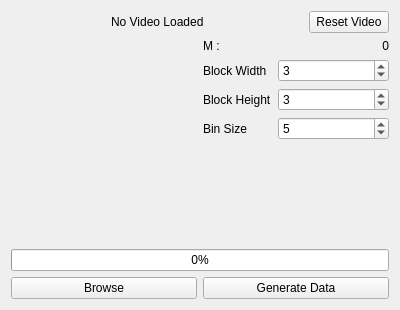
<?xml version="1.0" encoding="UTF-8"?>
<ui version="4.0">
 <class>VideoLoadWidget</class>
 <widget class="QWidget" name="VideoLoadWidget">
  <property name="geometry">
   <rect>
    <x>0</x>
    <y>0</y>
    <width>400</width>
    <height>310</height>
   </rect>
  </property>
  <property name="windowTitle">
   <string>Form</string>
  </property>
  <layout class="QVBoxLayout" name="verticalLayout">
   <item>
    <layout class="QHBoxLayout" name="horizontalLayout_3">
     <item>
      <spacer name="horizontalSpacer_5">
       <property name="orientation">
        <enum>Qt::Horizontal</enum>
       </property>
       <property name="sizeHint" stdset="0">
        <size>
         <width>40</width>
         <height>20</height>
        </size>
       </property>
      </spacer>
     </item>
     <item>
      <widget class="QLabel" name="label">
       <property name="text">
        <string>No Video Loaded</string>
       </property>
      </widget>
     </item>
     <item>
      <spacer name="horizontalSpacer_3">
       <property name="orientation">
        <enum>Qt::Horizontal</enum>
       </property>
       <property name="sizeHint" stdset="0">
        <size>
         <width>40</width>
         <height>20</height>
        </size>
       </property>
      </spacer>
     </item>
     <item>
      <widget class="QPushButton" name="resetButton">
       <property name="text">
        <string>Reset Video</string>
       </property>
      </widget>
     </item>
    </layout>
   </item>
   <item>
    <layout class="QHBoxLayout" name="mainBox">
     <item>
      <widget class="QWidget" name="testWidget" native="true"/>
     </item>
     <item>
      <layout class="QFormLayout" name="formLayout">
       <item row="2" column="0">
        <widget class="QLabel" name="widthLabel">
         <property name="text">
          <string>Block Width</string>
         </property>
        </widget>
       </item>
       <item row="2" column="1">
        <widget class="QSpinBox" name="widthBox">
         <property name="value">
          <number>3</number>
         </property>
        </widget>
       </item>
       <item row="3" column="0">
        <widget class="QLabel" name="heightLabel">
         <property name="text">
          <string>Block Height</string>
         </property>
        </widget>
       </item>
       <item row="3" column="1">
        <widget class="QSpinBox" name="heightBox">
         <property name="value">
          <number>3</number>
         </property>
        </widget>
       </item>
       <item row="4" column="0">
        <widget class="QLabel" name="binLabel">
         <property name="text">
          <string>Bin Size</string>
         </property>
        </widget>
       </item>
       <item row="4" column="1">
        <widget class="QSpinBox" name="binBox">
         <property name="value">
          <number>5</number>
         </property>
        </widget>
       </item>
       <item row="1" column="0">
        <widget class="QLabel" name="MLabel">
         <property name="text">
          <string>M :</string>
         </property>
        </widget>
       </item>
       <item row="1" column="1">
        <widget class="QLabel" name="MCount">
         <property name="text">
          <string>0</string>
         </property>
         <property name="alignment">
          <set>Qt::AlignRight|Qt::AlignTrailing|Qt::AlignVCenter</set>
         </property>
        </widget>
       </item>
      </layout>
     </item>
    </layout>
   </item>
   <item>
    <widget class="QProgressBar" name="progressBar">
     <property name="value">
      <number>0</number>
     </property>
    </widget>
   </item>
   <item>
    <layout class="QGridLayout" name="gridLayout">
     <item row="0" column="0">
      <widget class="QPushButton" name="browseButton">
       <property name="text">
        <string>Browse</string>
       </property>
      </widget>
     </item>
     <item row="0" column="1">
      <widget class="QPushButton" name="generateButton">
       <property name="text">
        <string>Generate Data</string>
       </property>
      </widget>
     </item>
    </layout>
   </item>
  </layout>
 </widget>
 <resources/>
 <connections/>
</ui>
